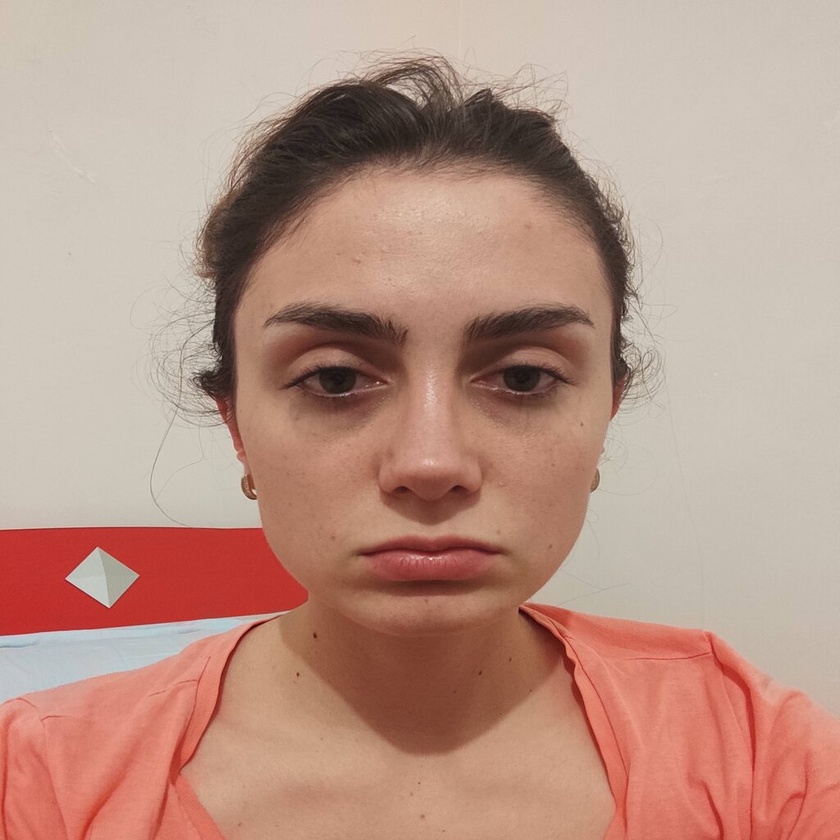
#> input picture ben.jpg, 840 x 840 px, shrunk from 1024 x 1024 before the run
$ python deneme.py
#> lines starting #> are read from the running program, lines starting #| are printed output that depends on the picture
# -- coding: utf-8 --


import cv2
import numpy as np
img=cv2.imread("ben.jpg")
#> img is the input picture: shape (840, 840, 3); mean B, G, R 134.7, 149, 185.9


cv2.imshow("Ben", img)

#Burda resmin boyutunu yazdırıyoruz.
print(img.shape)
#| (840, 840, 3)


#Üst kısımda görüntü işlemeyi yaptık. Bundan sonraki kısımda
#görüntüyü siyah beyaz yapacağız.

def griTonYap(img):
    en,boy,katman=np.shape(img)
#> en = 840; boy = 840; katman = 3
    newimg=np.zeros((en,boy,katman),dtype=np.uint8)
    k=0.114
    y=0.299
    x=0.587
    for i in range(en):
        for j in range(boy):
            newimg[i:,j]=img[i,j,0]*k+img[i,j,1]*x+img[i,j,2]*y
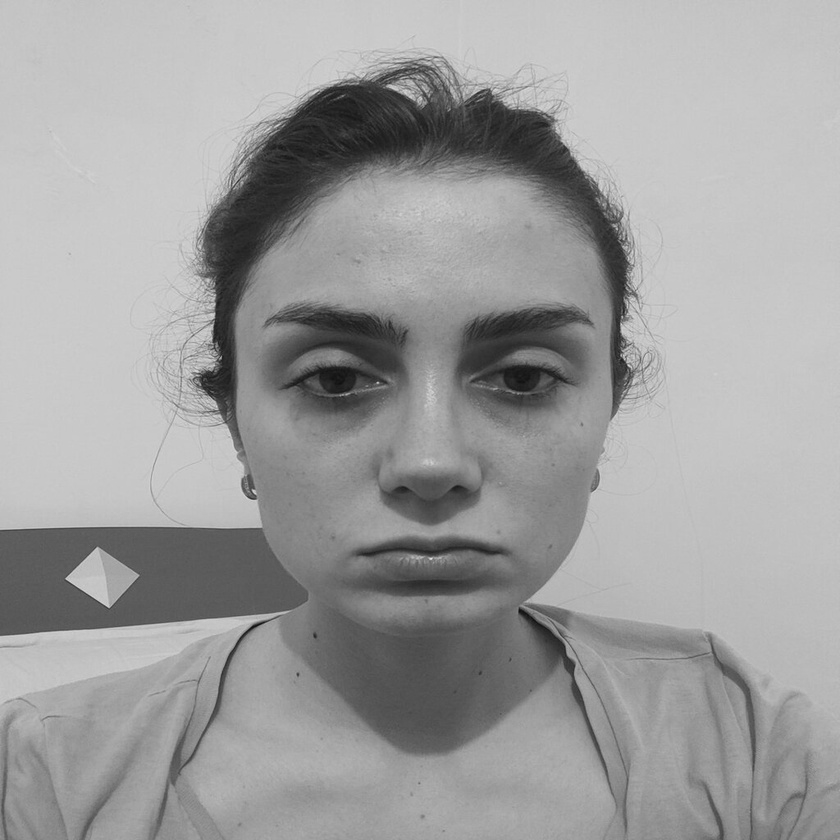
#> newimg: shape (840, 840, 3); min 15, max 227, mean 157.9

    cv2.imshow("Yeni gri resim",newimg)

griTonYap(img)
cv2.imwrite('gri.jpg',img)

cv2.waitKey()
cv2.destroyAllWindows()

#Burdan aşağıda parlaklıkla oynama işlemleriyle
#çalışacağız
